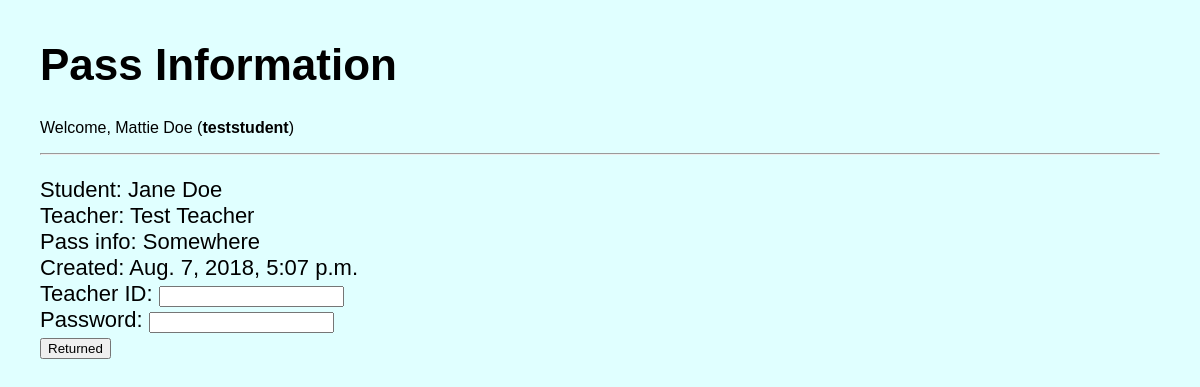
The page /pagethree/2 (signed in) on the database its author committed.
### schoolpass/models.py (models this page shows, shortened)
class CustomUser(AbstractUser):
    is_student = models.BooleanField(default=False)
    is_teacher = models.BooleanField(default=False)
    pass_attempts = models.PositiveIntegerField(default=0)
    pass_rejections = models.PositiveIntegerField(default=0)

class Pass(models.Model):
    student = models.ForeignKey(Student, on_delete=models.CASCADE)
    teacher = models.ForeignKey(Teacher, on_delete=models.CASCADE)
    description = models.CharField(max_length=50)
    time_left = models.DateTimeField(default=datetime.now, blank=True)
    time_returned = models.DateTimeField(blank=True, null=True)

class Student(models.Model):
    user = models.OneToOneField(CustomUser, on_delete=models.CASCADE, primary_key=True, related_name='student_profile')
    classes_enrolled = models.TextField(max_length=150)
    accommodations = models.TextField(blank=True)
    notes = models.TextField(blank=True)
    number_of_passes = models.PositiveIntegerField(default=0)
    number_of_rejections = models.PositiveIntegerField(default=0)
    def __str__(self):
        return self.user.first_name + " " + self.user.last_name

class Teacher(models.Model):
    user = models.OneToOneField(CustomUser, on_delete=models.CASCADE, primary_key=True, related_name='teacher_profile')
    classes_taught = models.TextField(max_length=150)
    room_number = models.PositiveSmallIntegerField(default=0, validators=[MinValueValidator(0), MaxValueValidator(9999)])
    def __str__(self):
        return self.user.first_name + " " + self.user.last_name

### schoolpass/views.py (the view, shortened to what this page needs)
# urls.py: path('pagethree/<int:pk>', views.pagethree, name='pagethree'),
@login_required
@student_required
def pagethree(request, pk):
    school_pass = Pass.objects.get(id=pk)
    form = ReturnForm(request.POST or None)
    return render(request, 'schoolpass/pagethree.html', {'form': form, 'school_pass': school_pass})

### schoolpass/forms.py
class ReturnForm(forms.Form):
    teacher_username = forms.CharField(max_length=150)
    teacher_password = forms.CharField(widget=forms.PasswordInput)

### schoolpass/templates/schoolpass/pagethree.html (shortened to what this page needs)
{%  extends 'schoolpass/base.html' %}
{% block content %}
<h1>Pass Information</h1>
    {% if user.is_authenticated %}
<p style="font-size:16px;">Welcome, {{ user.first_name }}
    {{ user.last_name }} (<strong>{{ user.username }}</strong>)</p>
{% endif %}
<hr>
    Student: {{ school_pass.student }}<br>
    Teacher: {{ school_pass.teacher }}<br>
    Pass info: {{ school_pass.description }}<br>
    Created: {{ school_pass.time_left }}<br>
    <form action="{% url 'pagethree' school_pass.id %}" method="POST">
    Teacher ID: {{ form.teacher_username }}<br>
    Password: {{ form.teacher_password }}<br>
    <input type="submit" value="Returned">
    </form>
{% endblock %}

### schoolpass/static/schoolpass/my.css (style rules this page uses)
body { font-family: 'Advent Pro', "Lucida Sans Unicode", "Lucida Grande", sans-serif; font-size: 22px; background-color: lightcyan; margin: 40px; }

### rows shown on the page
CustomUser: first_name "Mattie", last_name "Doe", username "teststudent"
Pass: student "Jane Doe", teacher "Test Teacher", description "Somewhere", time_left "Aug. 7, 2018, 5:07 p.m."
